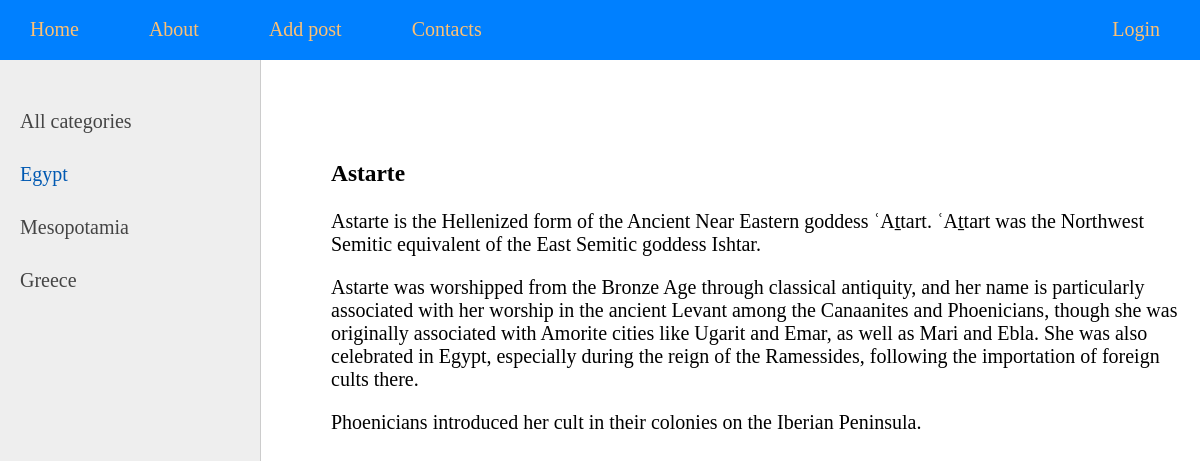
Page /goddess/Astarte/ on the committed database.
### goddesses/models.py (models this page shows, shortened)
class Goddesses(models.Model):
    class Status(models.IntegerChoices):
        DRAFT = 0, 'Draft'
        PUBLISHED = 1, 'Published'
    title = models.CharField(max_length=255)
    slug = models.SlugField(max_length=255, unique=True, db_index=True)
    content = models.TextField(blank=True)
    time_create = models.DateTimeField(auto_now_add=True)
    time_update = models.DateTimeField(auto_now=True)
    is_published = models.BooleanField(choices=Status.choices, default=Status.DRAFT)
    objects = models.Manager()
    published = PublishedManager()
    class Meta:
        ordering = ['-time_create']
        indexes = [
            models.Index(fields=['-time_create'])
        ]

### goddesses/views.py (the view)
# urls.py: path('goddess/<slug:post_slug>/', views.show_post, name='goddess'),
def show_post(request, post_slug):
    post = get_object_or_404(Goddesses, slug=post_slug)
    data = {
        'title': post.title,
        'menu': menu,
        'post': post,
        'cat_selected': 1
    }
    return render(request, 'goddesses/post.html', data)

### goddesses/templatetags/gods_tags.py (called while the page is built)
@register.inclusion_tag('goddesses/list_categories.html')
def show_categories(cat_selected=0):
    cats = views.cats_db
    return {'cats': cats, 'cat_selected': cat_selected}

### goddesses/templates/goddesses/post.html (shortened to what this page needs)
{% extends 'base.html' %}
{% block content %}
<h3>{{ post.title }}</h3>
{{post.content|linebreaks}}
{% endblock %}

### goddesses/static/goddesses/css/styles.css (style rules this page uses)
html, body { font-family: 'Georgia'; margin: 0; padding: 0; height: 100%; width: 100%; color: #444; }

### rows in the picture
Goddesses: title "Astarte", content "Astarte is the Hellenized form of the Ancient Near Eastern goddess ʿAṯtart. ʿAṯtart was the Northwest Semitic equivalent of the East Semitic goddess Ishtar. Astarte was worshipped from the Bronze Age through classical antiquity, and her name is particularly associated with her worship in the ancient Levant among the Canaanites and Phoenicians, though she was originally associated with Amorite cities like Ugarit and Emar, as well as Mari and Ebla. She was also celebrated in Egypt, especially during the reign of the Ramessides, following the importation of foreign cults there. Phoenicians introduced her cult in their colonies on the Iberian Peninsula."

### other values in the picture
{{ item.title }} "About" "Add post" "Contacts" "Login"
{{ cat.name }} "Egypt"
{{ cat.name }} "Mesopotamia" "Greece"
